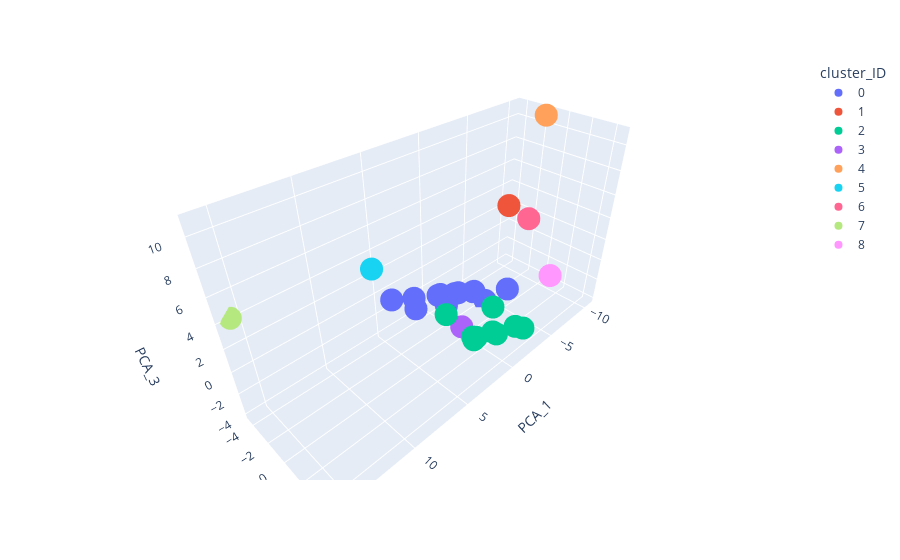

This figure's notebook cell:
### Code cell
plot_cluster_amine(X, amine_3_components_pca, distance = 6, method='PCA')
# oversampling y undersampling
# agregar col extra de cluster
# considerar que los ejes de PCA su rango no es el mismo
# no es necesaro separarlos

### Figure 1 — Plotly figure (JSON) as saved in the notebook; plotly's stock layout.template omitted (floating-point values rounded to 4 significant figures)
{"data": [{"hovertemplate": "cluster_ID=0<br>PCA_1=%{x}<br>PCA_2=%{y}<br>PCA_3=%{z}<extra></extra>", "legendgroup": "0", "marker": {"color": "#636efa", "symbol": "circle"}, "mode": "markers", "name": "0", "scene": "scene", "showlegend": true, "type": "scatter3d", "x": [0.458, -0.324, -3.016, -1.36, -1.483, 2.444, 2.805, 0.3279, -0.9513, 4.479, -2.821, -4.211, -6.483], "y": [-2.31, -2.388, -1.776, -2.058, -2.435, -3.051, -2.814, -2.695, -2.095, -3.45, -1.7, -1.463, -0.863], "z": [-1.194, -2.816, -2.482, -1.879, -2.214, -1.953, -0.5503, -1.573, -1.771, -0.1265, -2.378, -3.972, -3.614]}, {"hovertemplate": "cluster_ID=1<br>PCA_1=%{x}<br>PCA_2=%{y}<br>PCA_3=%{z}<extra></extra>", "legendgroup": "1", "marker": {"color": "#EF553B", "symbol": "circle"}, "mode": "markers", "name": "1", "scene": "scene", "showlegend": true, "type": "scatter3d", "x": [-7.055], "y": [-1.889], "z": [4.108]}, {"hovertemplate": "cluster_ID=2<br>PCA_1=%{x}<br>PCA_2=%{y}<br>PCA_3=%{z}<extra></extra>", "legendgroup": "2", "marker": {"color": "#00cc96", "symbol": "circle"}, "mode": "markers", "name": "2", "scene": "scene", "showlegend": true, "type": "scatter3d", "x": [2.143, -1.195, 1.835, 1.119, 3.059, 4.0, -0.4906, 3.238, 5.671], "y": [4.482, 4.688, 4.107, 4.036, 3.605, 4.291, 4.466, 3.956, 3.47], "z": [0.2389, -1.391, 2.039, -0.8986, -0.4701, 0.8552, -0.9198, 0.107, 3.289]}, {"hovertemplate": "cluster_ID=3<br>PCA_1=%{x}<br>PCA_2=%{y}<br>PCA_3=%{z}<extra></extra>", "legendgroup": "3", "marker": {"color": "#ab63fa", "symbol": "circle"}, "mode": "markers", "name": "3", "scene": "scene", "showlegend": true, "type": "scatter3d", "x": [2.359], "y": [1.811], "z": [-0.8387]}, {"hovertemplate": "cluster_ID=4<br>PCA_1=%{x}<br>PCA_2=%{y}<br>PCA_3=%{z}<extra></extra>", "legendgroup": "4", "marker": {"color": "#FFA15A", "symbol": "circle"}, "mode": "markers", "name": "4", "scene": "scene", "showlegend": true, "type": "scatter3d", "x": [-10.45], "y": [-1.576], "z": [10.84]}, {"hovertemplate": "cluster_ID=5<br>PCA_1=%{x}<br>PCA_2=%{y}<br>PCA_3=%{z}<extra></extra>", "legendgroup": "5", "marker": {"color": "#19d3f3", "symbol": "circle"}, "mode": "markers", "name": "5", "scene": "scene", "showlegend": true, "type": "scatter3d", "x": [5.716], "y": [-3.902], "z": [3.106]}, {"hovertemplate": "cluster_ID=6<br>PCA_1=%{x}<br>PCA_2=%{y}<br>PCA_3=%{z}<extra></extra>", "legendgroup": "6", "marker": {"color": "#FF6692", "symbol": "circle"}, "mode": "markers", "name": "6", "scene": "scene", "showlegend": true, "type": "scatter3d", "x": [-8.516], "y": [-0.8088], "z": [2.729]}, {"hovertemplate": "cluster_ID=7<br>PCA_1=%{x}<br>PCA_2=%{y}<br>PCA_3=%{z}<extra></extra>", "legendgroup": "7", "marker": {"color": "#B6E880", "symbol": "circle"}, "mode": "markers", "name": "7", "scene": "scene", "showlegend": true, "type": "scatter3d", "x": [15.65], "y": [-4.553], "z": [4.179]}, {"hovertemplate": "cluster_ID=8<br>PCA_1=%{x}<br>PCA_2=%{y}<br>PCA_3=%{z}<extra></extra>", "legendgroup": "8", "marker": {"color": "#FF97FF", "symbol": "circle"}, "mode": "markers", "name": "8", "scene": "scene", "showlegend": true, "type": "scatter3d", "x": [-6.95], "y": [2.917], "z": [-0.4462]}], "layout": {"legend": {"title": {"text": "cluster_ID"}, "tracegroupgap": 0}, "margin": {"t": 60}, "scene": {"domain": {"x": [0, 1], "y": [0, 1]}, "xaxis": {"title": {"text": "PCA_1"}}, "yaxis": {"title": {"text": "PCA_2"}}, "zaxis": {"title": {"text": "PCA_3"}}}}}
